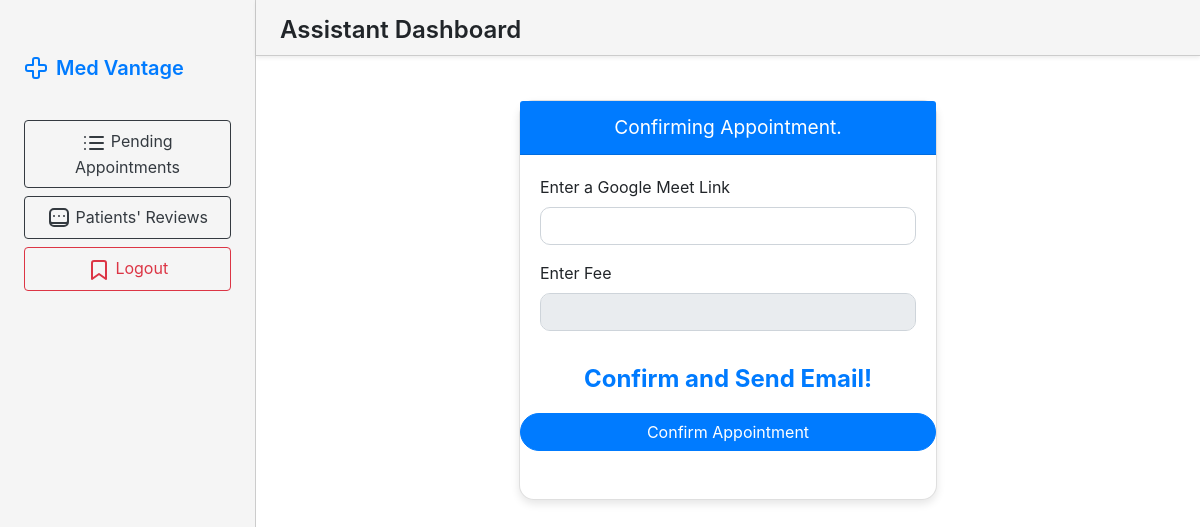
The app's page /assistant-dashboard/confirm/1 (signed in), older data.
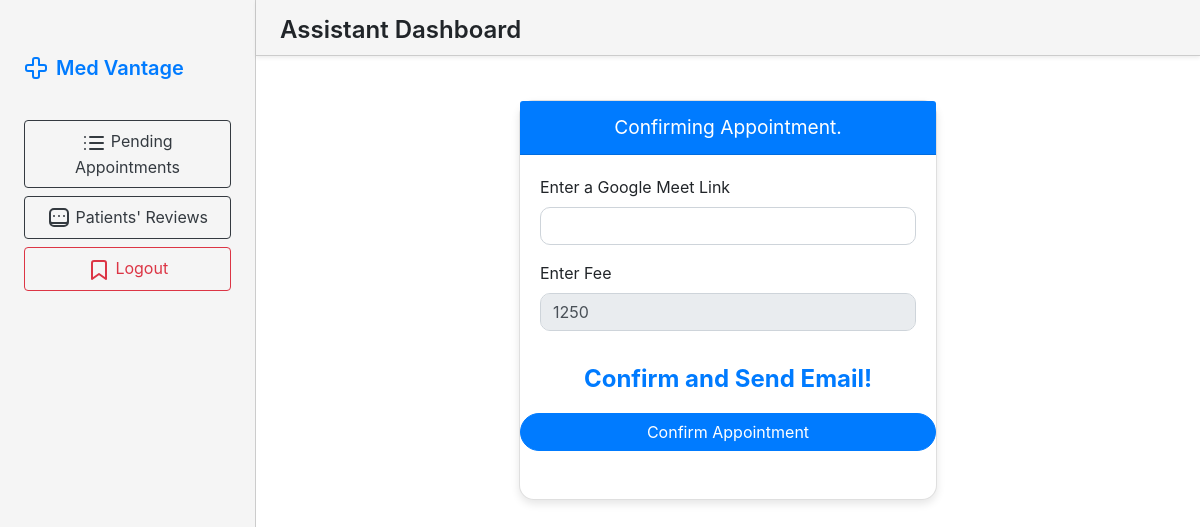
The same page, newer data.
### core/models.py (models this page shows, shortened)
class Doctor(models.Model):
    user = models.ForeignKey(User,on_delete=models.CASCADE)
    designation = models.CharField(max_length=200)
    status = models.BooleanField(default=True)
    fee = models.IntegerField(default=1000)
    assistant = models.ForeignKey(User,on_delete=models.CASCADE, related_name='doctor_assistant', null=True, blank=True)

### core/views.py (the view, shortened to what this page needs)
# urls.py: path('assistant-dashboard/confirm/<int:pk>',views.assis_confirm_appointment,name="assis_confirm_appointment"),
def assis_confirm_appointment(request,pk):
    doc_obj = Doctor.objects.filter(assistant=request.user).first()
    return render(request, 'doc_confirm_appointment.html', {"doc" : doc_obj})

### core/templates/doc_confirm_appointment.html (shortened to what this page needs)
{% extends "base_assis.html" %}
{% block content %}
<!DOCTYPE html>
<html lang="en">
<head>
    <link href="https://stackpath.bootstrapcdn.com/bootstrap/4.5.2/css/bootstrap.min.css" rel="stylesheet">
</head>
<body>
    <div class="container">
        <div class="row justify-content-center">
            <div class="col-md-6">
                <div class="card">
                    <div class="card-header text-center">
                        Confirming Appointment.
                    </div>
                    <div class="card-body">
                        <form method="post" enctype="multipart/form-data">
                            <div class="form-group">
                                <label for="patientName">Enter a Google Meet Link</label>
                                <input type="text" class="form-control" name="meet" value="" >
                            </div>
                                <label for="patientName">Enter Fee</label>
                                <input type="text" class="form-control" name="fee" value="{{doc.fee}}" disabled >
                            </div>
                            <div class="fee-section">
                                Confirm and Send Email!
                            </div>
                            <button type="submit" class="btn btn-primary mt-3">Confirm Appointment</button>
                            <br>
                            <br>
                    </div>
                </div>
            </div>
        </div>
    </div>
</body>
</html>
{% endblock content %}

Row changes from the older to the newer data that the page shows:
now on this page (row edited): Doctor: fee "1250"
